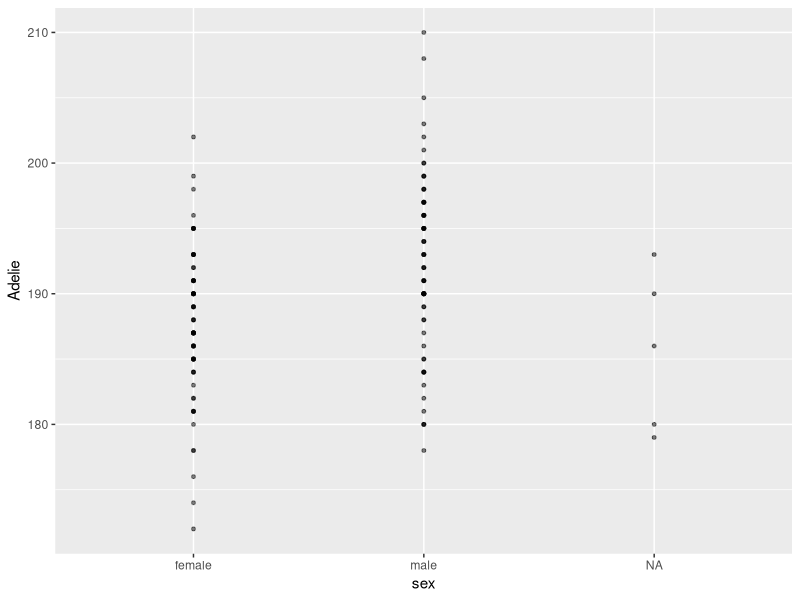
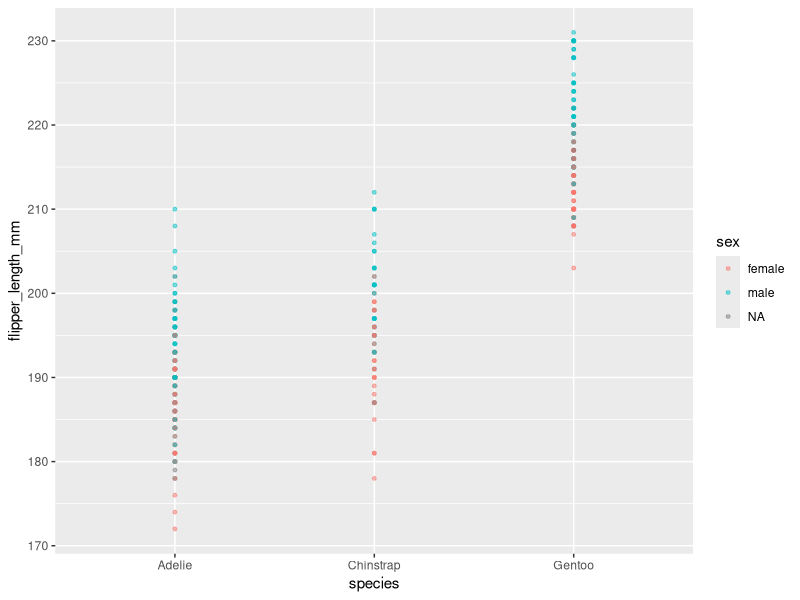

Source code (R) for these figures, in order:
## ---- chunk 1
knitr::opts_chunk$set(echo = TRUE)
## ---- chunk 2
#install.packages("palmerpenguins")
## ---- chunk 3
library(palmerpenguins)
library(tidyverse)
#data(package = 'palmerpenguins')   can see which datasets are in the package
head(penguins)
## ---- chunk 4
#View(penguins)
## ---- chunk 5

#if we want to look at a particular species' (Adelie) relationship between sex and flipper length, we can separate it out by making it its own column using pivot_wider()
penguins %>% 
  pivot_wider(names_from = `species`, #this info tells the function which cells you want to convert to column names
              values_from = `flipper_length_mm`) -> penguins_wide  # this info tells the function which column name you want to convert to cells

View(penguins_wide)
## ---- chunk 6
#then if you want, you can graph the relationship between sex and flipper length for Adelie species...
penguins_wide %>% 
  ggplot(aes(x = `sex`, y = `Adelie`))+
  geom_point(size = 1, alpha = 0.5) 


#male flipper length seems to be slightly longer on average
## ---- chunk 7
#let's do the opposite now... #if we want to look at a particular species' (Adelie) relationship to flipper length, we can separate it out by making it its own column using pivot_long()

pivot_longer(data = penguins_wide,
             cols = c("Adelie", "Gentoo", "Chinstrap"), #this information tells the function which columns you want to convert to cells
             names_to = "species", 
             values_to = "flipper_length_mm" #this information tells the function the new column names for the data
             ) -> penguins_long

#now we're back to what we had!

#we can make some more graphs... 

penguins_long %>% 
  ggplot(aes(x = `species`, y = `flipper_length_mm`, color = sex))+
  geom_point(size = 1, alpha = 0.5) 

#of all of them, male Gentoos seem to have the longest flippers!
## ---- chunk 8

